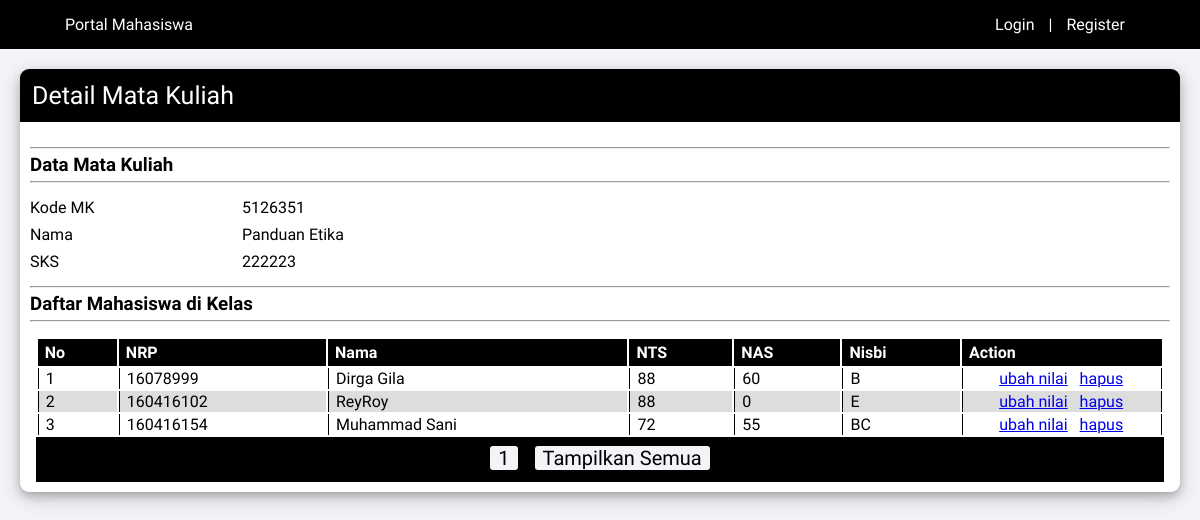
The app's page /index.php?page=detail_mata_kuliah&kode_mk=5126351&nama=Panduan Etika&sks=222223 with its own data.
### tables this page shows
CREATE TABLE `mata_kuliah_has_mahasiswa` (
  `mata_kuliah_kode_mk` varchar(255) NOT NULL,
  `mahasiswa_nrp` int(11) NOT NULL,
  `nts` int(11) NOT NULL,
  `nas` int(11) NOT NULL,
  `nisbi` varchar(255) NOT NULL
);

CREATE TABLE `mahasiswa` (
  `nrp` int(11) NOT NULL,
  `nama` varchar(255) DEFAULT NULL,
  `alamat` varchar(255) DEFAULT NULL,
  `tanggal_lahir` date DEFAULT NULL,
  `kota_tinggal` varchar(255) DEFAULT NULL,
  `kota_lahir` varchar(255) DEFAULT NULL,
  `phone` varchar(255) DEFAULT NULL,
  `status` varchar(255) DEFAULT NULL,
  `total_sks` int(11) DEFAULT NULL,
  `ipk` double DEFAULT NULL,
  `id_user` int(11) NOT NULL
);

### detail_mata_kuliah.php (the view, shortened to what this page needs)
<?php
    extract($_GET);
?>
<div id="content-show">
    <div class="content-show-header">
        <p>Detail Mata Kuliah</p>
    </div>
    <div class="content-show-data">
        <div class="info-header">
            <hr>
            <h3>Data Mata Kuliah</h3>
            <hr>
        </div>
        <div class="group-info">
            <p>Kode MK</p><p><?php echo $kode_mk; ?></p>
        </div>
        <div class="group-info">
            <p>Nama</p><p><?php echo $nama; ?></p>
        </div>
        <div class="group-info">
            <p>SKS</p><p><?php echo $sks; ?></p>
        </div>
        <div class="info-header">
            <hr>
            <h3>Daftar Mahasiswa di Kelas</h3>
            <hr>
        </div>
        <div class="info-table">
            <table>
                <tr>
                    <th>No</th>
                    <th>NRP</th>
                    <th>Nama</th>
                    <th>NTS</th>
                    <th>NAS</th>
                    <th>Nisbi</th>
                    <th>Action</th>
                </tr>
                <?php
                    $halaman = 10;
                    $page = isset($_GET['halaman']) ? $_GET['halaman'] : 1;
                    $mulai = ($page > 1) ? ($page * $halaman) - $halaman : 0;
                    if ($page == "all") {
                        $result = $conn->query("SELECT mata_kuliah_kode_mk, mahasiswa_nrp, nama, nts, nas, nisbi FROM mata_kuliah_has_mahasiswa mm INNER JOIN mahasiswa m ON mm.mahasiswa_nrp=m.nrp WHERE mm.mata_kuliah_kode_mk='$kode_mk'");
                    } else  {
                        $result = $conn->query("SELECT mata_kuliah_kode_mk, mahasiswa_nrp, nama, nts, nas, nisbi FROM mata_kuliah_has_mahasiswa mm INNER JOIN mahasiswa m ON mm.mahasiswa_nrp=m.nrp WHERE mm.mata_kuliah_kode_mk='$kode_mk' LIMIT $mulai, $halaman");
                    }
                    $result_total_mk = $conn->query("SELECT * FROM mata_kuliah_has_mahasiswa WHERE mata_kuliah_kode_mk='$kode_mk'");
                    $total = $result_total_mk->num_rows;
                    $pages = ceil($total/$halaman);
                    $i = 0;
                    while($row=$result->fetch_assoc()){
                        $i += 1;
                        echo "<tr>
                                <td>$i</td>
                                <td>$row[mahasiswa_nrp]</td>
                                <td>$row[nama]</td>
                                <td>$row[nts]</td>
                                <td>$row[nas]</td>
                                <td>$row[nisbi]</td>
                                <td class='last-cell'>
                                    <a href='index.php?page=ubah_nilai_kelas&kode_mk=$row[mata_kuliah_kode_mk]&nrp=$row[mahasiswa_nrp]&nts=$row[nts]&nas=$row[nas]&halaman=mata_kuliah'>ubah nilai</a>
                                    <a href='index.php?page=hapus_kelas&kode_mk=$row[mata_kuliah_kode_mk]&nrp=$row[mahasiswa_nrp]&halaman=mata_kuliah'>hapus</a>
                                </td>
                            </tr>
                            ";
                    }
                ?>
            </table>
            <div class="pagination-bottom">
                <?php
                    for ($i=1; $i<=$pages; $i++){
                        echo "<a href='index.php?page=detail_mata_kuliah&kode_mk=$kode_mk&nama=$nama&sks=$sks&halaman=$i'>$i</a>";
                    }
                    echo "<a href='index.php?page=detail_mata_kuliah&kode_mk=$kode_mk&nama=$nama&sks=$sks&halaman=all'>Tampilkan Semua</a>";
                 ?>
            </div>
        </div>
    </div>
</div>

### style/style.css (style rules this page uses)
* { margin: 0px; font-family: 'Rokkitt', serif; }
body { background-color: #f2f4f7; height: 100%; }
div#content-list, div#content-show { background-color: #FFF; border-radius: 9px; margin: 20px; box-shadow: 0 4px 8px 0 rgba(0, 0, 0, 0.2), 0 6px 20px 0 rgba(0, 0, 0, 0.19); }
div.content-form-header, div.content-list-header, div.content-show-header { background-color: #000; padding: 12px; border-radius: 9px 9px 0px 0px; }
div.content-form-header p, div.content-list-header p, div.content-show-header p { color: #FFF; font-size: 25px; }
.content-list-table, .content-show-data { padding: 10px; }
.content-list-table table, .info-table table { margin-top: 10px; width: 100%; text-align: left; }
.content-list-table th, .info-table th { background-color: #000; color: white; padding: 5px; padding: 4px 7px 4px; }
.content-list-table td, .info-table td { border-left: 1.5px solid black; padding-left: 7px; }
.content-list-table tr:nth-child(odd), .info-table tr:nth-child(odd) { background-color: #dddddd; }
.content-list-table td.last-cell, .info-table td.last-cell { border-right: 1.5px solid black; width: 18%; text-align: center; }
.content-list-table td.last-cell a, .info-table a { margin-right: 8px; }
.content-show-data .group-info { margin-bottom: 8px; }
.content-show-data .group-info p:nth-child(1) { display: inline-block; width: 200px; margin-right: 12px; }
.content-show-data .group-info p:nth-child(2) { display: inline; }
.info-header h3 { padding: 5px 0px; }
.info-header { margin: 15px 0px; }
.info-table table { width: 99%; margin: 0 auto; }
div.pagination-bottom { width: 97.8%; padding: 0 7px; margin: 0px auto; background-color: #000; text-align: center; height: 45px; }
div.pagination-bottom a { text-decoration: none; font-size: 20px; color: #000; display: inline-block; margin: 8.5px; padding: 0px 8px; background-color: #f2f4f7; border-radius: 3px; }

### records on screen
mata_kuliah_has_mahasiswa: mahasiswa_nrp "16078999", mahasiswa_nrp.nama "Dirga Gila", nts "88", nas "60", nisbi "B"
mata_kuliah_has_mahasiswa: mahasiswa_nrp "160416102", mahasiswa_nrp.nama "ReyRoy", nts "88", nas "0", nisbi "E"
mata_kuliah_has_mahasiswa: mahasiswa_nrp "160416154", mahasiswa_nrp.nama "Muhammad Sani", nts "72", nas "55", nisbi "BC"

### other values on screen
$kode_mk "5126351"
$nama "Panduan Etika"
$sks "222223"
